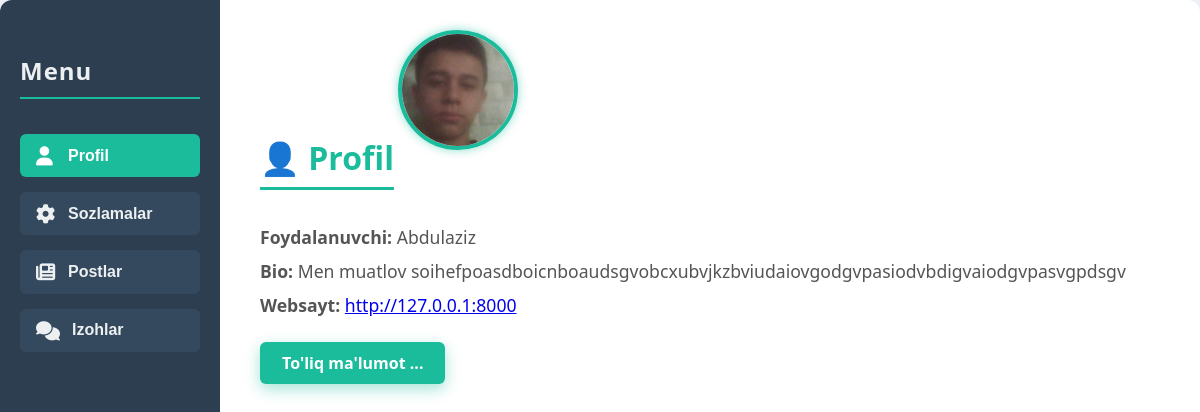
/home/ (signed in), run on an earlier commit of the app's database.
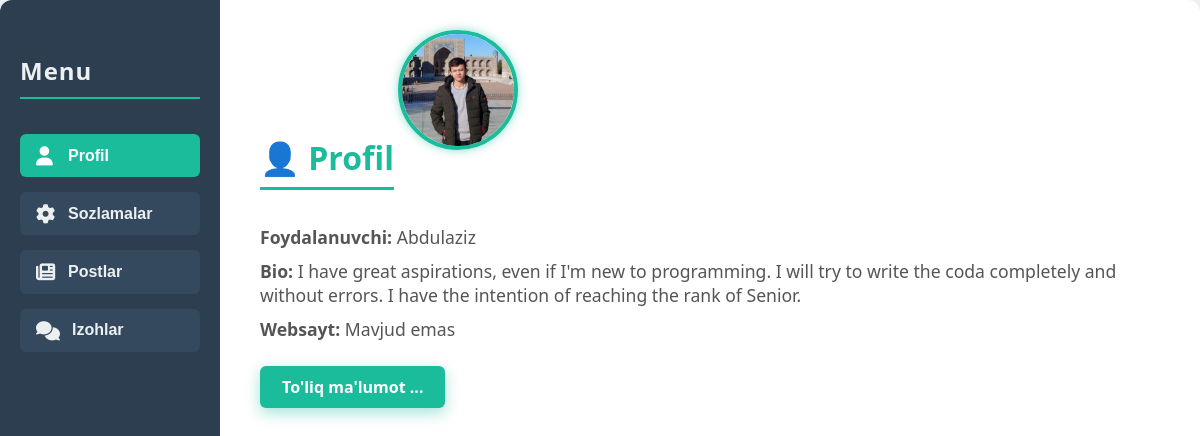
And on a later commit of the database.
### app1/models.py (models this page shows, shortened)
class UserProfil(models.Model):
    user = models.OneToOneField(User, on_delete=models.CASCADE)
    bio = models.TextField(blank=True, null=True)
    avatar = models.ImageField(upload_to='avatars/', blank=True, null=True)
    website = models.URLField(blank=True, null=True)
    education = models.ManyToManyField(Education, blank=True)
    address = models.CharField(max_length=255, blank=True, null=True)
    skills = models.ManyToManyField(Skill, blank=True)
    phone_number = models.CharField(max_length=15, blank=True, null=True)
    instagram = models.URLField(blank=True, null=True)
    telegram = models.URLField(blank=True, null=True)
    github=models.URLField(blank=True, null=True)

### app1/views.py (the view)
# urls.py: path('home/', Menu, name='home'),
@login_required(login_url='login_user')
def Menu(request):
    posts = Post.objects.filter(author=request.user)
    comments = Comment.objects.filter(author=request.user)
    profil = get_object_or_404(UserProfil, user=request.user)
    context = {
        'posts': posts,
        'comments': comments,
        'profil': profil,
    }
    return render(request, 'index.html', context=context)

### app1/templates/index.html (shortened to what this page needs)
<!DOCTYPE html>
<html lang="uz">
<head>
  <link rel="stylesheet" href="https://cdnjs.cloudflare.com/ajax/libs/font-awesome/6.4.0/css/all.min.css" />
</head>
<body>
  <div class="container">
    <div class="sidebar" role="navigation" aria-label="Asosiy menyu">
      <h3>Menu</h3>
      <button onclick="showSection('profile')" id="btn-profile" class="active"><i class="fas fa-user"></i> Profil</button>
      <button onclick="showSection('settings')" id="btn-settings"><i class="fas fa-cog"></i> Sozlamalar</button>
      <button onclick="showSection('posts')" id="btn-posts"><i class="fas fa-newspaper"></i> Postlar</button>
      <button onclick="showSection('comments')" id="btn-comments"><i class="fas fa-comments"></i> Izohlar</button>
    </div>
    <main class="main-content" tabindex="-1">
      <section id="profile" class="content-section active" aria-live="polite" aria-label="Profil bo‘limi">
        <h2>👤 Profil</h2>
        <img
          src="{% if profil.avatar %}{{ profil.avatar.url }}{% else %}https://picsum.photos/200{% endif %}"
          alt="Avatar" width="120" height="120" />
        <p><strong>Foydalanuvchi:</strong> {{ request.user.username }}</p>
        <p><strong>Bio:</strong> {{ profil.bio|default:"Bio mavjud emas." }}</p>
        <p><strong>Websayt:</strong>
          {% if profil.website %}
            <a href="{{ profil.website }}" target="_blank" rel="noopener noreferrer">{{ profil.website }}</a>
          {% else %}
            Mavjud emas
          {% endif %}
        </p>
        <a href="{% url 'profile_detail' %}" class="btn" aria-label="To‘liq ma‘lumot uchun havola">To'liq ma'lumot ...</a>
      </section>
    </main>
  </div>
</body>
</html>

What changed in the data, as far as the page shows it:
changed UserProfil: avatar: a different picture; bio "Men muatlov soihefpoasdboicnboaudsgvobcxubvjkzbviudaiovgodgvpasiodvbdigvaiodgvpasvgpdsgv" → "I have great aspirations, even if I'm new to programming. I will try to write the coda completely and without errors. I have the intention of reaching the rank of Senior."; website "http://127.0.0.1:8000" → (not shown)
Also different on the page:
text now shown: "Mavjud emas"
